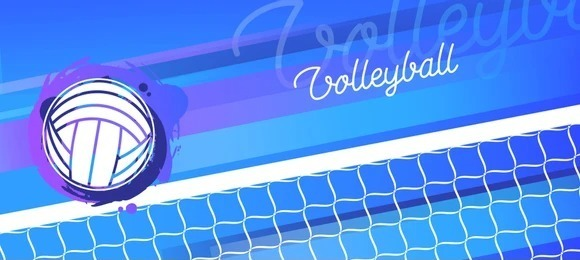
#> input picture assets/Wallpaper.jpg, 580 x 260 px, given in place of the camera
$ python Tracker.py
#> lines starting #> are read from the running program, lines starting #| are printed output that depends on the picture
# import the necessary packages
from collections import deque
from imutils.video import VideoStream
import numpy as np
import argparse
import cv2
import imutils
import time

# construct the argument parse and parse the arguments
ap = argparse.ArgumentParser()
ap.add_argument("-v", "--video",
	help="path to the (optional) video file")
ap.add_argument("-b", "--buffer", type=int, default=64,
	help="max buffer size")
args = vars(ap.parse_args())

# define the lower and upper boundaries of the "volleyball"
# ball in the HSV color space, then initialize the
# list of tracked points

#white
#lower = (0,0,255-sensitivity)
#upper = (255,sensitivity,255)

#yellow
lower = (15, 50, 70)
upper = (24, 255, 255)
pts = deque(maxlen=args["buffer"])

# if a video path was not supplied, grab the reference
# to the webcam
if not args.get("video", False):
	vs = VideoStream(src=0).start()
# otherwise, grab a reference to the video file
else:
	vs = cv2.VideoCapture(args["video"])
# allow the camera or video file to warm up
time.sleep(2.0)

def track():
    attacksLeft = 0
    attacksRight = 0
    forLeftTeam = 0
    # keep looping
    while True:
        # grab the current frame
        frame = vs.read()
#> frame is the input picture: shape (260, 580, 3); mean B, G, R 241.4, 145.9, 92.2
        # handle the frame from VideoCapture or VideoStream
        frame = frame[1] if args.get("video", False) else frame
        # if we are viewing a video and we did not grab a frame,
        # then we have reached the end of the video
        if frame is None:
            return attacksLeft / 30
        # resize the frame, blur it, and convert it to the HSV
        # color space
        frame = imutils.resize(frame, width=600)
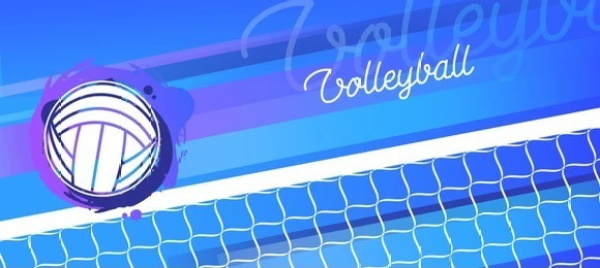
#> frame: shape (268, 600, 3); mean B, G, R 241.3, 145.8, 92.1
        blurred = cv2.GaussianBlur(frame, (11, 11), 0)
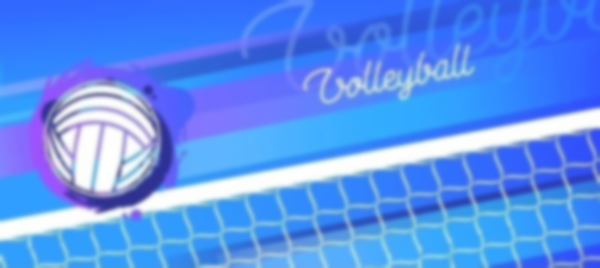
#> blurred: shape (268, 600, 3); mean B, G, R 241.3, 145.8, 92.1
        hsv = cv2.cvtColor(blurred, cv2.COLOR_BGR2HSV)
#> hsv: shape (268, 600, 3); mean H, S, V 107.3, 158.2, 241.3
        # construct a mask for the color "green", then perform
        # a series of dilations and erosions to remove any small
        # blobs left in the mask
        mask = cv2.inRange(hsv, lower, upper)
#> mask: shape (268, 600); every value is 0
        mask = cv2.erode(mask, None, iterations=2)
        mask = cv2.dilate(mask, None, iterations=2)

        # find contours in the mask and initialize the current
        # (x, y) center of the ball
        cnts = cv2.findContours(mask.copy(), cv2.RETR_EXTERNAL,
                                cv2.CHAIN_APPROX_SIMPLE)
#> cnts = 0 contours
        cnts = imutils.grab_contours(cnts)
#> cnts = []
        center = None
    	# only proceed if at least one contour was found
        if len(cnts) > 0:
        # find the largest contour in the mask, then use
        # it to compute the minimum enclosing circle and
        # centroid
            c = max(cnts, key=cv2.contourArea)
            ((x, y), radius) = cv2.minEnclosingCircle(c)
            M = cv2.moments(c)
            center = (int(M["m10"] / M["m00"]), int(M["m01"] / M["m00"]))
            # only proceed if the radius meets a minimum size
            if radius > 10:
                # draw the circle and centroid on the frame,
                # then update the list of tracked points
                cv2.circle(frame, (int(x), int(y)), int(radius),(0, 255, 255), 2)
                cv2.circle(frame, center, 5, (0, 0, 255), -1)
        # update the points queue
        pts.appendleft(center)
        # loop over the set of tracked points
        for i in range(1, len(pts)):
            # if either of the tracked points are None, ignore
            # them
            if len(pts) > 60:
                noBalls = 0
                for j in range(1, 60):
                    if pts[i-j] is None:
                        noBalls = noBalls + 1;
                    if noBalls > 45:
                        forLeftTeam = 0
            if pts[i-1] is None or pts[i] is None:
                continue
            if pts[i][0] >= 300:
                if forLeftTeam == 1:
                    attacksLeft = attacksLeft + 1
                forLeftTeam = 2
            if pts[i][0] < 300:
                if forLeftTeam == 2:
                    attacksRight = attacksRight + 1
                forLeftTeam = 1
            # otherwise, compute the thickness of the line and
            # draw the connecting lines
            thickness = int(np.sqrt(args["buffer"] / float(i + 1)) * 2.5)
            cv2.line(frame, pts[i - 1], pts[i], (0, 0, 255), thickness)
#> after the loop, attacksLeft = 0; attacksRight = 0
        # show the frame to our screen
        cv2.imshow("Frame", frame)
        key = cv2.waitKey(1) & 0xFF
#> (key q is pressed here)
        # if the 'q' key is pressed, stop the loop
        if key == ord("q"):
            cv2.destroyAllWindows()
            return attacksLeft / 30
    # if we are not using a video file, stop the camera video stream
    if not args.get("video", False):
        vs.stop()
    # otherwise, release the camera
    else:
        vs.release()
    # close all windows
    cv2.destroyAllWindows()


if __name__ == "__main__":
    track()
